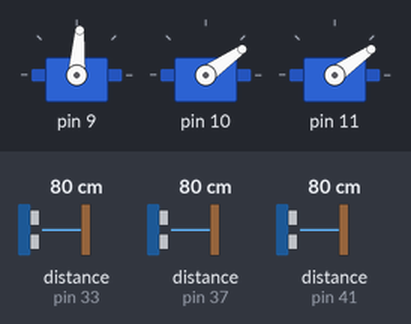
A sketch run on a simulated Arduino Mega 2560, built with avr-gcc and run on an emulated ATmega2560. Shown: 3 × servo. The test bench sets the inputs (shaded band); at power-on: distance to the obstacle (sensors on pin 33, pin 37, pin 41) 80 cm. The echo pulse lasts 58.3 µs per cm; what the sketch prints to the serial monitor is not drawn.

Above: at 1.2 s.
1.3 s: distance to the obstacle (sensor on pin 33) set to 4 cm
At 1.66 s:
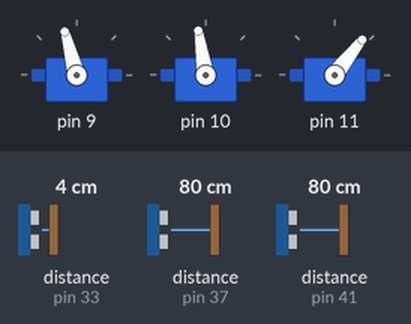
4.3 s: distance to the obstacle (sensor on pin 37) set to 4 cm
At 4.69 s:
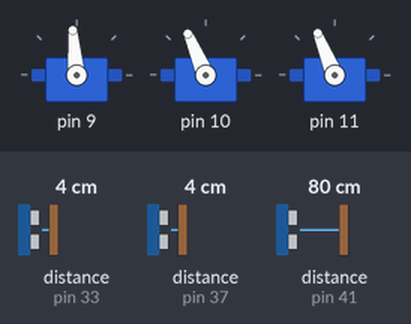
7.3 s: distance to the obstacle (sensor on pin 41) set to 2 cm
At 9.52 s:
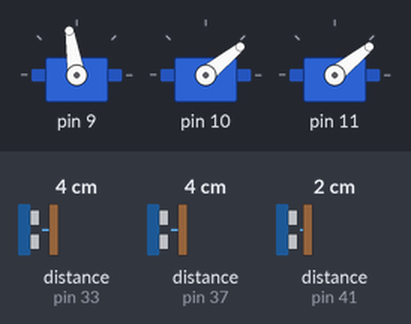
10.3 s: distance to the obstacle (sensor on pin 33) set to 2 cm
At 10.73 s:
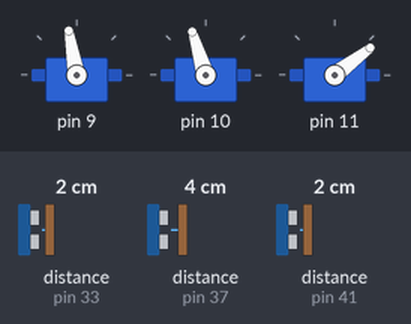
13.3 s: distance to the obstacle (sensor on pin 37) set to 35 cm
16.3 s: distance to the obstacle (sensor on pin 33) set to 9 cm
Timing chart, 0 to 30.7 s (numbered marks = the images above; inputs shaded):
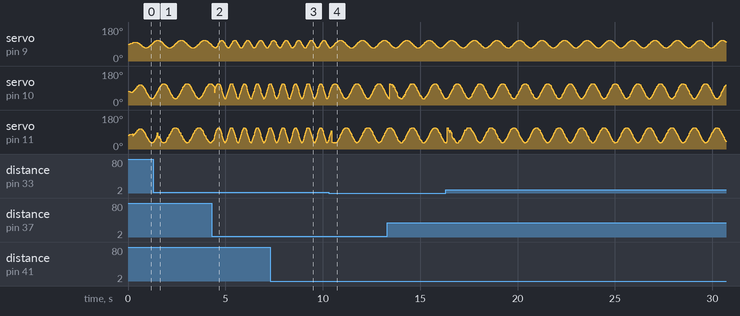

The sketch:

main.ino
```cpp
#include <math.h>     //standard c library

#include <Servo.h>    // servo arduino library
#include <NewPing.h>  // faster ultrasounds library

#include "kuramoto.h"

#define PLOT_ON
//#define DEBUG
#define SENSORY
#define MOTORS_ON

#define SONAR_NUM      3 // Number or sensors.
#define MAX_DISTANCE  50 // Max distance in cm.
#define PING_INTERVAL 30// Milliseconds between pings.

#define S_LEFT_DEFAULT 74
#define S_MIDDLE_DEFAULT 90
#define S_RIGHT_DEFAULT 74


#define  SM_CYCLE_TIME_MS   30

#define  SM_INPUT_STOP   0x0D
#define  SM_INPUT_FWD_LOWSPEED   0x00
#define  SM_INPUT_FWD_HISPEED    0x02

#define  SM_INPUT_CCWR   0x05
#define  SM_INPUT_CWR    0x01

#define  SM_MASK_STOP  0x0D
#define  SM_MASK_FWD_LOWSPEED   0x03
#define  SM_MASK_FWD_HISPEED   0x03
#define  SM_MASK_CCWR 0x0D
#define  SM_MASK_CWR  0x05

#define D_F_MIN_IN_CM 15
#define D_B_MIN_IN_CM 15
#define D_L_MIN_IN_CM 15
#define D_R_MIN_IN_CM 15

/*------------------------------------------------------------------------------
* Hardware Variables
*-----------------------------------------------------------------------------*/
//////////////////////////////////////
// Servos
//////////////////////////////////////
Servo servos[3];
int servo_offsets[3] = {S_MIDDLE_DEFAULT, S_RIGHT_DEFAULT, S_LEFT_DEFAULT};


//////////////////////////////////////
// Ultrasound Sensors
//////////////////////////////////////
int UltraSoundPinMap[3][2] = {
  //T, E
  {40, 41},  // Back
  {32, 33}, // Left
  {36, 37} // Right

  // {44, 45}//FRONT
};

enum USensors{ UltraSoundBack =0,
               UltraSoundLeft =1,
               UltraSoundRight=2,
               UltraSoundFront=3 };

// temporary variable
int ping_duration = 0;

unsigned long pingTimer[SONAR_NUM] = {0}; // When each pings.
//Initialize cm array, such that if a sensor its missing its basically set to
//infinity...
unsigned int cm[SONAR_NUM] = {500,500,500}; ///{500};//// Stores ping distances.
uint8_t currentSensor = 0; // Which sensor is active.

NewPing sonar[SONAR_NUM] =
  {
    NewPing(UltraSoundPinMap[0][0], UltraSoundPinMap[0][1], MAX_DISTANCE),
    NewPing(UltraSoundPinMap[1][0], UltraSoundPinMap[1][1], MAX_DISTANCE),
    NewPing(UltraSoundPinMap[2][0], UltraSoundPinMap[2][1], MAX_DISTANCE)
  };

unsigned long StartTime = 0;
unsigned long ElapsedTime = 0;
unsigned long ElapsedTime_ms_u32 = 0;

float alpha = 0.01; // factor to tune


/*------------------------------------------------------------------------------
* Subroutine Declarations
*-----------------------------------------------------------------------------*/
void plotData(bool plot_motors, bool plot_ultrasound);

void echoCheck() { // If ping echo, set distance to array.
  if (sonar[currentSensor].check_timer())
  {
    int measurement = sonar[currentSensor].ping_result / US_ROUNDTRIP_CM;
    if (measurement > 2)
    {
//      cm[currentSensor] = alpha * measurement + (1-alpha) * cm[currentSensor];
      cm[currentSensor] = measurement;
    }
  }
}

/*------------------------------------------------------------------------------
* Hardware Initialization
*-----------------------------------------------------------------------------*/
void setup() {
  #if defined(DEBUG) || defined(PLOT_ON)
    Serial.begin(500000);
  #endif

  #ifdef MOTORS_ON
  // Setting Up Servos
  servos[0].attach(9);
  servos[1].attach(10);
  servos[2].attach(11);
  servos[0].write(S_MIDDLE_DEFAULT); // TODO Set correct default angles
  servos[1].write(S_RIGHT_DEFAULT);
  servos[2].write(S_LEFT_DEFAULT);
  #endif

  #ifdef SENSORY
  pingTimer[0] = millis() + 75; // First ping start in ms.
  for (uint8_t i = 1; i < SONAR_NUM; i++)
    pingTimer[i] = pingTimer[i - 1] + PING_INTERVAL;
  #endif
}

/*------------------------------------------------------------------------------
* Main Loop
*-----------------------------------------------------------------------------*/
void loop() {
  StartTime = millis();

  ////////////////////////////////////////////
  ////   Behavior    /////////////////////////
  ////////////////////////////////////////////
  // Only call updateBehavior if measurements have been updated
  for (uint8_t i = 0; i < SONAR_NUM; i++) {
    if (millis() >= pingTimer[i]) {
      pingTimer[i] += PING_INTERVAL * SONAR_NUM;
      if (i == 0 && currentSensor == SONAR_NUM - 1)
        stateMachine();


      sonar[currentSensor].timer_stop();
      currentSensor = i;
      cm[currentSensor] = 500;
      sonar[currentSensor].ping_timer(echoCheck);
    }
  }

  ////////////////////////////////////////////
  ////   Update OSCILLATORS   ////////////////
  ////////////////////////////////////////////
  updateOscillators();

  ////////////////////////////////////////////
  ////   Motor Update   //////////////////////
  ////////////////////////////////////////////
  // int delay = Tms-ElapsedTime;
  #ifdef MOTORS_ON
  updateMotorPositions();
  #endif

  #ifdef DEBUG
  ElapsedTime_ms_u32 = (millis() - StartTime);
  Serial.println(ElapsedTime_ms_u32);
  #endif

  ////////////////////////////////////////////
  ////   Plotting   //////////////////////////
  ////////////////////////////////////////////
  #ifdef PLOT_ON
  plotData(true, false, false);
  #endif

}

/*------------------------------------------------------------------------------
* Subroutines
*-----------------------------------------------------------------------------*/
void stateMachine()
{
  unsigned int sm_u32 = 0;

  // Rest Behavior
  switch_gait(gait_type::FWD);
  change_speed(W_default);

//  if(cm[UltraSoundFront] < D_F_MIN_IN_CM)
//   {
//       sm_u32 = sm_u32 | 0x1;
//   }
  if(cm[UltraSoundBack] < D_B_MIN_IN_CM)
  {
    sm_u32 = sm_u32 | 0x2;
  }
  if(cm[UltraSoundRight] < D_R_MIN_IN_CM)
  {
    sm_u32 = sm_u32 | 0x1;
    sm_u32 = sm_u32 | 0x4;
  }
  if(cm[UltraSoundLeft] < D_L_MIN_IN_CM)
  {
    sm_u32 = sm_u32 | 0x1;
    sm_u32 = sm_u32 | 0x8;
  }

  if( (sm_u32 & SM_MASK_FWD_HISPEED) == SM_INPUT_FWD_HISPEED )
  {
     switch_gait(gait_type::FWD);
     change_speed(W_max);
     #ifdef DEBUG
     Serial.print("FWD HS \n");
     #endif
  }
  else if ((sm_u32 & SM_MASK_FWD_LOWSPEED) == SM_INPUT_FWD_LOWSPEED)
  {
     switch_gait(gait_type::FWD);
     change_speed(W_default);
     #ifdef DEBUG
     Serial.print("FWD LS \n");
     #endif
  }
  else if ((sm_u32 & SM_MASK_STOP) == SM_INPUT_STOP)
  {
     switch_gait(gait_type::BWD);
     change_speed(W_max);
     #ifdef DEBUG
     Serial.print("STOP \n");
     #endif
  }
  else if ((sm_u32 & SM_MASK_CWR) == SM_INPUT_CWR)
  {
     switch_gait(gait_type::CWR);
     change_speed(W_default);
     #ifdef DEBUG
     Serial.print("CWR \n");
     #endif
  }
  else if ((sm_u32 & SM_MASK_CCWR) == SM_INPUT_CCWR)
  {
     switch_gait(gait_type::CCWR);
     change_speed(W_default);
     #ifdef DEBUG
     Serial.print("CCWR \n");
     #endif
  }

}/* end of stateMachine */

void updateMotorPositions()
{
  for(int i=0; i<N; i++)
  {
    // Shift by 90 to account for how Arduino env addresses its servos
    servos[i].write(output[i] + servo_offsets[i]);
  }
}

#ifdef PLOT_ON
void plotData(bool plot_motors, bool plot_ultrasound, bool loop_time)
{
  if(plot_ultrasound)
  {
    for (uint8_t i = 0; i < SONAR_NUM; i++) {
      Serial.print(cm[i]);
      Serial.print(" ");
    }
    Serial.println();
  }

  if(plot_motors)
  {
    Serial.print(output[0]);
    Serial.print(" ");
    Serial.print(output[1]);
    Serial.print(" ");
    Serial.println(output[2]);
  }

  if(loop_time)
  {
    Serial.println(ElapsedTime);
  }
}
#endif
```

kuramoto.h
```cpp
#ifndef KURAMOTO_H
#define KURAMOTO_H

#include <math.h>     //standard c library


enum gait_type{
  STOP  = 0,
  FWD   = 1,
  BWD   = 2,
  CWR   = 3,
  CCWR  = 4
};


/*------------------------------------------------------------------------------
* Subroutine Declarations
*-----------------------------------------------------------------------------*/
void updateOscillators();
void change_speed(double speed);
void switch_gait(enum gait_type gt);

/*------------------------------------------------------------------------------
* Variables for Euler Integration
*-----------------------------------------------------------------------------*/
double T=0.01; // Time Step for integration (Euler)
double Tms=T*1000; // Time Step in milliseconds


/*------------------------------------------------------------------------------
* Central Pattern Generator Variables
*-----------------------------------------------------------------------------*/
//Coupling Weights
static const double W_max = 3.5;
static const double W_default = 2.0;
double W[3] = {W_default, W_default, W_default};

double w[3][3] = {
  {0, 0, 0} ,   /*  initializers for row indexed by 0 */
  {10, 0, 0} ,   /*  initializers for row indexed by 1 */
  {10, 0, 0}   /*  initializers for row indexed by 2 */
};

// Phase Bias
double phi[3][3] = {
  {0, 0, 0} ,   /*  initializers for row indexed by 0 */
  {PI/2, 0, 0} ,   /*  initializers for row indexed by 1 */
  {-PI/2, 0, 0}   /*  initializers for row indexed by 2 */
};


// "Constant" variables (e.g., max amplitudes etc.)
int N = 3; // Number of Oscillators Defined
int ar = 4;
//int ax = 500;
int R[3] = {20, 40, 40};
double X[3] = {0.0, 0.0, 0.0};

// State Variables
double Phi[3] = {0.0, 0.0, 0.0};
double r[3]   = {0.0, 0.0, 0.0};
double r_d[3] = {0.0, 0.0, 0.0};
double x[3]   = {0.0, 0.0, 0.0};
double x_d[3] = {0.0, 0.0, 0.0};

// State Variable Buffers
double n_Phi[3] = {0.0, 0.0, 0.0};
double n_r[3]   = {0.0, 0.0, 0.0};
double n_r_d[3] = {0.0, 0.0, 0.0};
double n_x[3]   = {0.0, 0.0, 0.0};
double n_x_d[3] = {0.0, 0.0, 0.0};

// Output (in degree)
double output[3] = {0.0, 0.0, 0.0};

/*------------------------------------------------------------------------------
* Subroutines
*-----------------------------------------------------------------------------*/
void updateOscillators()
{
   //////////////////// Determine New State Variables ///////////////
  // PHI //
  for(int i=0; i<N; i++)
  {
    double Phi_d = W[i];
    for(int j=0; j<N; j++)
    {
      Phi_d += w[i][j] * r[j] * sin(Phi[j] - Phi[i] - phi[i][j]);
    }
    n_Phi[i] = Phi[i] + T * Phi_d;
  }

  // R //
  for(int i=0; i<N; i++)
  {
    double r_dd = ar * ((ar/4)*(R[i]-r[i])-r_d[i]);
    n_r_d[i]= r_d[i] + T * r_dd;
    n_r[i] = r[i] + T * r_d[i];
  }

  // X //
//  for(int i=0; i<N; i++)
//  {
//    double x_dd = ax * ((ax/4)*(X[i]-x[i])-x_d[i]);
//    n_x_d[i] = x_d[i] + T * x_dd;
//    n_x[i] = x[i] + T * x_d[i];
//  }

   //////////////////// Determine New Angles ///////////////
  for(int i=0; i<N; i++)
  {
    Phi[i] = n_Phi[i];
    r_d[i] = n_r_d[i];
    r[i] = n_r[i];
//    x_d[i] = n_x_d[i];
//    x[i] = n_x[i];

    output[i] = r[i] * sin(Phi[i]);
  }
}


void change_speed(double speed)
{
  for(int i=0; i<N; i++)
  {
    W[i] = speed;
  }
}

void switch_gait(enum gait_type gt)
{
  // zero out values, just to make sure
  memset(phi, 0, sizeof(phi[0][0]) * N * N);

  if (gt == gait_type::FWD)
  {
    phi[1][0] = PI/2;
    phi[2][0] = PI/2;
  }
  else if (gt == gait_type::BWD)
  {
    phi[1][0] = -PI/2;
    phi[2][0] = -PI/2;
  }
  else if (gt == gait_type::CWR)
  {
    phi[1][0] = PI/2;
    phi[2][0] = -PI/2;
  }
  else if (gt == gait_type::CCWR)
  {
    phi[1][0] = -PI/2;
    phi[2][0] = PI/2;
  }
  else // STOP
  {
    // reset to foward
    phi[1][0] = PI/2;
    phi[2][0] = PI/2;
    change_speed(0.0);
  }
}


#endif
```
